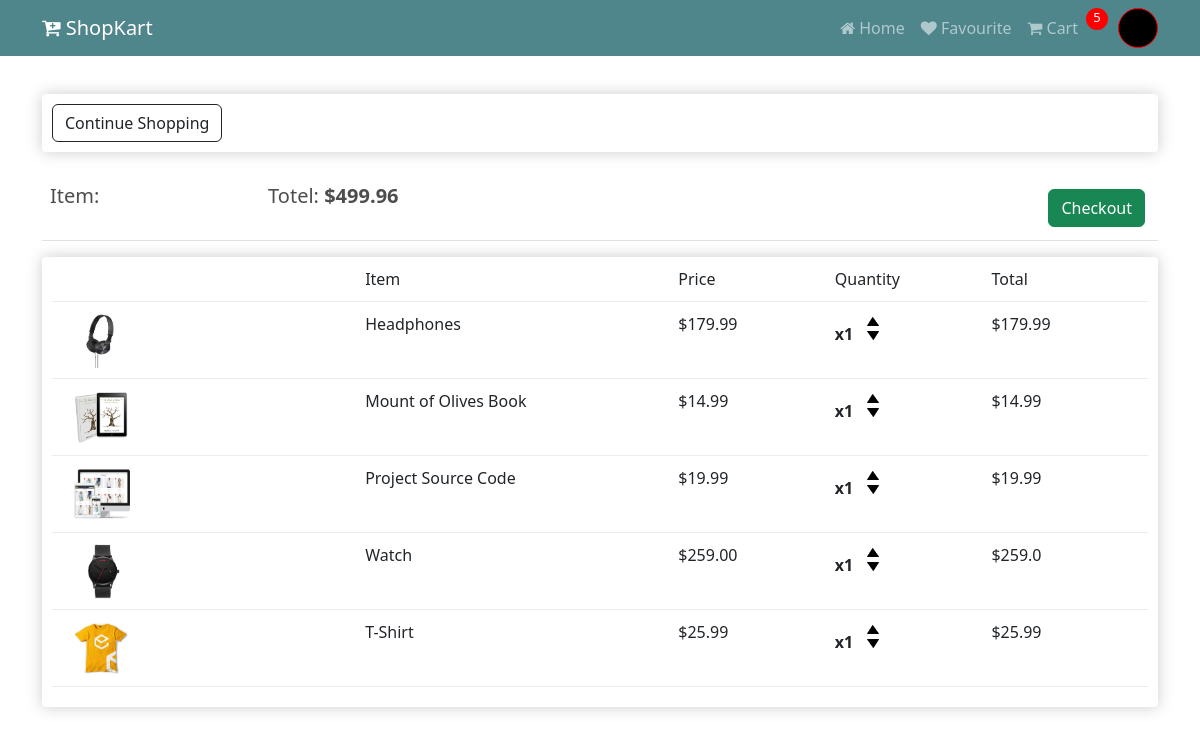
The page /cart/ (signed in) on the database its author committed.
### store/models.py (models this page shows, shortened)
class Order(models.Model):
	customer = models.ForeignKey(Customer, on_delete=models.SET_NULL, null=True, blank=True)   #Foreign key Customer can order many time many to one relationship
	date_ordered = models.DateTimeField(auto_now_add=True)
	complete = models.BooleanField(default=False)
	transaction_id = models.CharField(max_length=100, null=True)
	@property
	def get_cart_total(self):
		orderitems = self.orderitem_set.all()
		total = sum([item.get_total for item in orderitems])
		return total
	@property
	def get_cart_items(self):
		orderitems = self.orderitem_set.all()
		total = sum([item.quantity for item in orderitems])
		return total

class OrderItem(models.Model):
	product = models.ForeignKey(Product, on_delete=models.SET_NULL, null=True)
	order = models.ForeignKey(Order, on_delete=models.SET_NULL, null=True)
	quantity = models.IntegerField(default=0, null=True, blank=True)
	date_added = models.DateTimeField(auto_now_add=True)
	@property
	def get_total(self):
		total = self.product.price * self.quantity
		return total

class Product(models.Model):
	name = models.CharField(max_length=200)
	price = models.FloatField()
	digital = models.BooleanField(default=False,null=True, blank=True)
	image = models.ImageField(null=True, blank=True)
	@property
	def imageURL(self):
		try:
			url = self.image.url   #.URL returns the publicly accessible URL of the file
		except:
			url = ''
		return url

### store/views.py (the view)
# urls.py: path('cart/',views.cart, name="cart"),
def cart(request):
	data = cartData(request)
	cartItems = data['cartItems']
	order = data['order']
	items = data['items']
	context = {'items':items, 'order':order, 'cartItems':cartItems}
	return render(request, 'store/cart.html', context)

### store/utils.py (called while the page is built)
def cartData(request):
	if request.user.is_authenticated:
		customer = request.user.customer
		order, created = Order.objects.get_or_create(customer=customer, complete=False)
		items = order.orderitem_set.all()
		cartItems = order.get_cart_items
	else:
		cookieData = cookieCart(request)
		cartItems = cookieData['cartItems']
		order = cookieData['order']
		items = cookieData['items']
	return {'cartItems':cartItems ,'order':order, 'items':items}

### store/templates/store/cart.html
{% extends 'store/main.html' %}
{% load static %}
{% block content %}
    <div class="row">
        <div class="col-lg-12">
            <div class="box-element">
                <a class="btn btn-outline-dark" href="{% url 'store' %}">Continue Shopping</a>
            </div>
            <br>
            <table class="table">
                <tr>
                    <th><h5>Item: <strong>{{oder.get_cart_items}}</strong></h5></th>
                    <th><h5>Totel: <strong>${{order.get_cart_total|floatformat:2}}</strong></h5></th>
                    <th>
                        <a style="float: right;margin: 5px;" class="btn btn-success" href="{% url 'checkout' %}">Checkout</a>
                    </th>
                </tr>
            </table>
            <div class="box-element">
                <div class="cart-row">
                    <div style="flex:2"></div>
                    <div style="flex:2"></strong>Item</strong></div>
                    <div style="flex:1"></strong>Price</strong></div>
                    <div style="flex:1"></strong>Quantity</strong></div>
                    <div style="flex:1"></strong>Total</strong></div>
                </div>
                {% for item in items %}
                <div class="cart-row">
                    <div style="flex:2"><img class="row-image" src="{{item.product.imageURL}}"> </div>
                    <div style="flex:2">{{item.product.name}}</div>
                    <div style="flex:1">${{item.product.price|floatformat:2}}</div>
                    <div style="flex:1">
                        <p class="quantity">x{{item.quantity}}</p>
						<div class="quantity">
							<img data-product="{{item.product.id}}" data-action="add" class="chg-quantity update-cart" src="{% static  'images/arrow-up.png' %}">
							<img data-product="{{item.product.id}}" data-action="remove" class="chg-quantity update-cart" src="{% static  'images/arrow-down.png' %}">
						</div>
                    </div>
                    <div style="flex:1">${{item.get_total}}</div>
                </div>
            {% endfor %}
            </div>
        </div>
    </div>
{% endblock content %}

### static/css/main.css (style rules this page uses)
h1,h2,h3,h4,h5,h6 { color:hsl(0, 0%, 30%); }
.box-element { box-shadow:hsl(0, 0%, 80%) 0 0 16px; background-color: #fff; border-radius: 4px; padding: 10px; }
.col-lg-4, .col-lg-6, .col-lg-8, .col-lg-12 { margin-top: 10px; }
.row-image { width: 100px; }
.cart-row { display: flex; align-items: flex-stretch; padding-bottom: 10px; margin-bottom: 10px; border-bottom: 1px solid #ececec; }
.quantity { display: inline-block; font-weight: 700; padding-right:10px; }
.chg-quantity { width: 12px; cursor: pointer; display: block; margin-top: 5px; transition:.1s; }

### rows shown on the page
Order: get_cart_total "499.96"
OrderItem: product.imageURL (picture), product.name "Headphones", product.price "179.99", quantity "1", get_total "179.99"
OrderItem: product.imageURL (picture), product.name "Mount of Olives Book", product.price "14.99", quantity "1", get_total "14.99"
OrderItem: product.imageURL (picture), product.name "Project Source Code", product.price "19.99", quantity "1", get_total "19.99"
OrderItem: product.imageURL (picture), product.name "Watch", product.price "259.00", quantity "1", get_total "259.0"
OrderItem: product.imageURL (picture), product.name "T-Shirt", product.price "25.99", quantity "1", get_total "25.99"

### other values the page prints
{{ cartItems }} "5"
